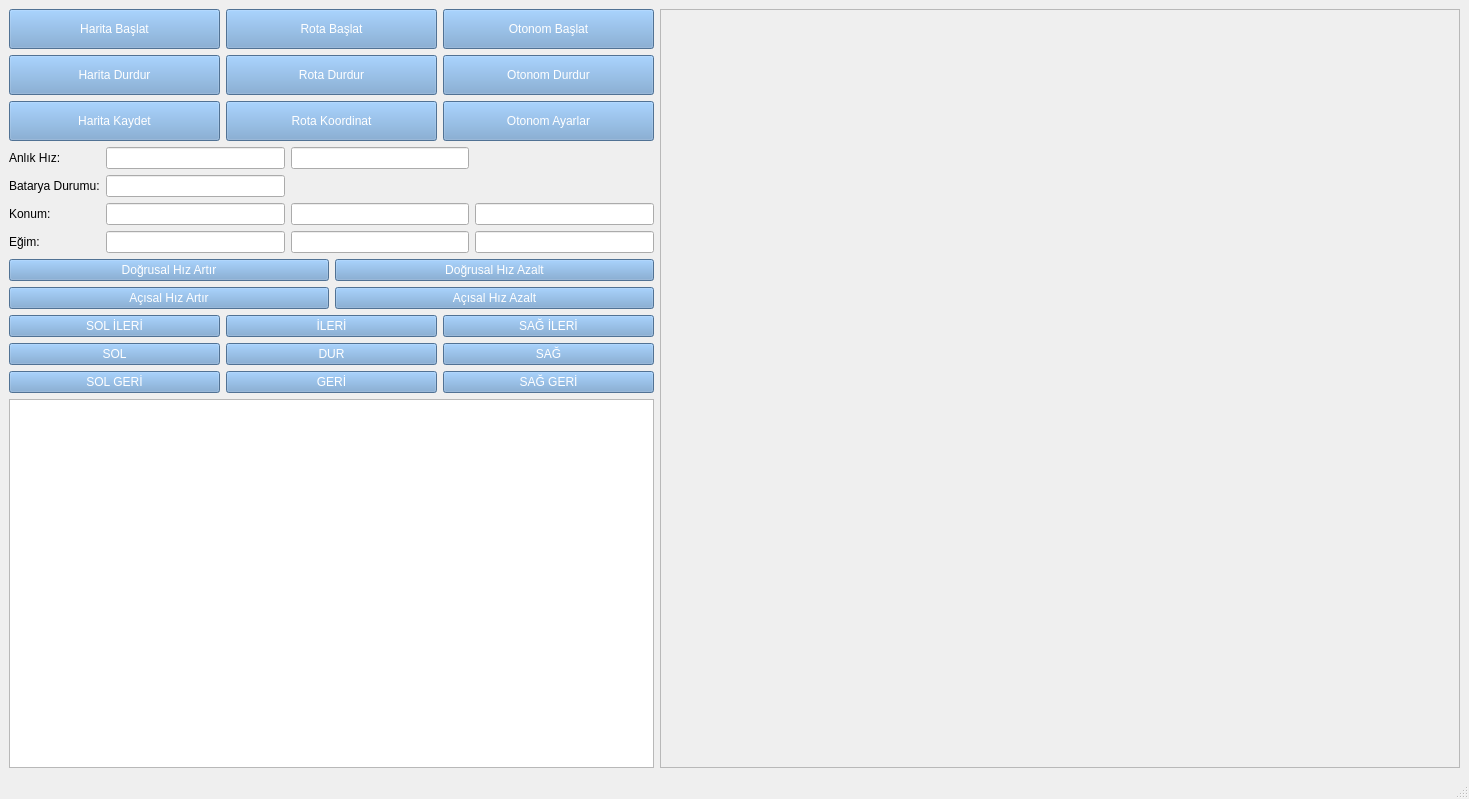
<?xml version="1.0" encoding="UTF-8"?>
<ui version="4.0">
 <class>MainWindow</class>
 <widget class="QMainWindow" name="MainWindow">
  <property name="geometry">
   <rect>
    <x>0</x>
    <y>0</y>
    <width>1469</width>
    <height>799</height>
   </rect>
  </property>
  <property name="windowTitle">
   <string>Kavurlar-Agv</string>
  </property>
  <property name="windowIcon">
   <iconset resource="kavurlar_logo.qrc">
    <normaloff>:/icons/icons/kavurlar_logo.png</normaloff>:/icons/icons/kavurlar_logo.png</iconset>
  </property>
  <widget class="QWidget" name="centralwidget">
   <layout class="QGridLayout" name="gridLayout_4">
    <item row="3" column="3">
     <widget class="QLineEdit" name="positionZ"/>
    </item>
    <item row="4" column="3">
     <widget class="QLineEdit" name="slopeZ"/>
    </item>
    <item row="3" column="1">
     <widget class="QLineEdit" name="positionX">
      <property name="text">
       <string/>
      </property>
     </widget>
    </item>
    <item row="3" column="2">
     <widget class="QLineEdit" name="positionY">
      <property name="text">
       <string/>
      </property>
     </widget>
    </item>
    <item row="4" column="0">
     <widget class="QLabel" name="slopeLabel">
      <property name="text">
       <string>Eğim:</string>
      </property>
     </widget>
    </item>
    <item row="4" column="2">
     <widget class="QLineEdit" name="slopeY"/>
    </item>
    <item row="2" column="1">
     <widget class="QLineEdit" name="statusBattery"/>
    </item>
    <item row="1" column="0">
     <widget class="QLabel" name="instantaneousVelocityLabel">
      <property name="text">
       <string>Anlık Hız:</string>
      </property>
     </widget>
    </item>
    <item row="1" column="2">
     <widget class="QLineEdit" name="instantaneousVelocityY"/>
    </item>
    <item row="3" column="0">
     <widget class="QLabel" name="position">
      <property name="text">
       <string>Konum:</string>
      </property>
     </widget>
    </item>
    <item row="2" column="0">
     <widget class="QLabel" name="statusBatteryLabel">
      <property name="text">
       <string>Batarya Durumu:</string>
      </property>
     </widget>
    </item>
    <item row="4" column="1">
     <widget class="QLineEdit" name="slopeX"/>
    </item>
    <item row="1" column="1">
     <widget class="QLineEdit" name="instantaneousVelocityX"/>
    </item>
    <item row="0" column="4" rowspan="7">
     <widget class="QFrame" name="frame">
      <property name="minimumSize">
       <size>
        <width>800</width>
        <height>700</height>
       </size>
      </property>
      <property name="frameShape">
       <enum>QFrame::StyledPanel</enum>
      </property>
      <property name="frameShadow">
       <enum>QFrame::Raised</enum>
      </property>
     </widget>
    </item>
    <item row="0" column="0" colspan="4">
     <layout class="QGridLayout" name="gridLayout">
      <item row="0" column="0">
       <widget class="QPushButton" name="startMappingButton">
        <property name="minimumSize">
         <size>
          <width>0</width>
          <height>40</height>
         </size>
        </property>
        <property name="baseSize">
         <size>
          <width>30</width>
          <height>100</height>
         </size>
        </property>
        <property name="styleSheet">
         <string notr="true">color: rgb(255, 255, 255);
background-color: rgb(114, 159, 207);</string>
        </property>
        <property name="text">
         <string>Harita Başlat</string>
        </property>
       </widget>
      </item>
      <item row="0" column="1">
       <widget class="QPushButton" name="startRouteButton">
        <property name="minimumSize">
         <size>
          <width>0</width>
          <height>40</height>
         </size>
        </property>
        <property name="styleSheet">
         <string notr="true">color: rgb(255, 255, 255);
background-color: rgb(114, 159, 207);</string>
        </property>
        <property name="text">
         <string>Rota Başlat</string>
        </property>
       </widget>
      </item>
      <item row="0" column="2">
       <widget class="QPushButton" name="startAutonomousButton">
        <property name="minimumSize">
         <size>
          <width>0</width>
          <height>40</height>
         </size>
        </property>
        <property name="styleSheet">
         <string notr="true">color: rgb(255, 255, 255);
background-color: rgb(114, 159, 207);</string>
        </property>
        <property name="text">
         <string>Otonom Başlat</string>
        </property>
       </widget>
      </item>
      <item row="1" column="0">
       <widget class="QPushButton" name="stopMappingButton">
        <property name="minimumSize">
         <size>
          <width>0</width>
          <height>40</height>
         </size>
        </property>
        <property name="styleSheet">
         <string notr="true">color: rgb(255, 255, 255);
background-color: rgb(114, 159, 207);</string>
        </property>
        <property name="text">
         <string>Harita Durdur</string>
        </property>
       </widget>
      </item>
      <item row="1" column="1">
       <widget class="QPushButton" name="stopRouteButton">
        <property name="minimumSize">
         <size>
          <width>0</width>
          <height>40</height>
         </size>
        </property>
        <property name="styleSheet">
         <string notr="true">color: rgb(255, 255, 255);
background-color: rgb(114, 159, 207);</string>
        </property>
        <property name="text">
         <string>Rota Durdur</string>
        </property>
       </widget>
      </item>
      <item row="1" column="2">
       <widget class="QPushButton" name="StopAutonomoustButton">
        <property name="minimumSize">
         <size>
          <width>0</width>
          <height>40</height>
         </size>
        </property>
        <property name="styleSheet">
         <string notr="true">color: rgb(255, 255, 255);
background-color: rgb(114, 159, 207);</string>
        </property>
        <property name="text">
         <string>Otonom Durdur</string>
        </property>
       </widget>
      </item>
      <item row="2" column="0">
       <widget class="QPushButton" name="saveMappingButton">
        <property name="minimumSize">
         <size>
          <width>0</width>
          <height>40</height>
         </size>
        </property>
        <property name="styleSheet">
         <string notr="true">color: rgb(255, 255, 255);
background-color: rgb(114, 159, 207);</string>
        </property>
        <property name="text">
         <string>Harita Kaydet</string>
        </property>
       </widget>
      </item>
      <item row="2" column="1">
       <widget class="QPushButton" name="routeCoordinateButton">
        <property name="minimumSize">
         <size>
          <width>0</width>
          <height>40</height>
         </size>
        </property>
        <property name="styleSheet">
         <string notr="true">color: rgb(255, 255, 255);
background-color: rgb(114, 159, 207);</string>
        </property>
        <property name="text">
         <string>Rota Koordinat</string>
        </property>
       </widget>
      </item>
      <item row="2" column="2">
       <widget class="QPushButton" name="autonomousSettingsButton">
        <property name="minimumSize">
         <size>
          <width>0</width>
          <height>40</height>
         </size>
        </property>
        <property name="styleSheet">
         <string notr="true">color: rgb(255, 255, 255);
background-color: rgb(114, 159, 207);</string>
        </property>
        <property name="text">
         <string>Otonom Ayarlar</string>
        </property>
       </widget>
      </item>
     </layout>
    </item>
    <item row="5" column="0" colspan="4">
     <layout class="QGridLayout" name="gridLayout_3">
      <item row="0" column="0">
       <widget class="QPushButton" name="linearVelocityUp">
        <property name="styleSheet">
         <string notr="true">color: rgb(255, 255, 255);
background-color: rgb(114, 159, 207);</string>
        </property>
        <property name="text">
         <string>Doğrusal Hız Artır</string>
        </property>
       </widget>
      </item>
      <item row="0" column="1">
       <widget class="QPushButton" name="linearVelocityDown">
        <property name="styleSheet">
         <string notr="true">color: rgb(255, 255, 255);
background-color: rgb(114, 159, 207);</string>
        </property>
        <property name="text">
         <string>Doğrusal Hız Azalt</string>
        </property>
       </widget>
      </item>
      <item row="1" column="0">
       <widget class="QPushButton" name="AngularVelocityUp">
        <property name="styleSheet">
         <string notr="true">color: rgb(255, 255, 255);
background-color: rgb(114, 159, 207);</string>
        </property>
        <property name="text">
         <string>Açısal Hız Artır</string>
        </property>
       </widget>
      </item>
      <item row="1" column="1">
       <widget class="QPushButton" name="angularVelocityDown">
        <property name="styleSheet">
         <string notr="true">color: rgb(255, 255, 255);
background-color: rgb(114, 159, 207);</string>
        </property>
        <property name="text">
         <string>Açısal Hız Azalt</string>
        </property>
       </widget>
      </item>
      <item row="2" column="0" colspan="2">
       <layout class="QGridLayout" name="gridLayout_2">
        <item row="0" column="0">
         <widget class="QPushButton" name="leftForwardButton">
          <property name="styleSheet">
           <string notr="true">color: rgb(255, 255, 255);
background-color: rgb(114, 159, 207);</string>
          </property>
          <property name="text">
           <string>SOL İLERİ</string>
          </property>
         </widget>
        </item>
        <item row="0" column="1">
         <widget class="QPushButton" name="forwardButton">
          <property name="styleSheet">
           <string notr="true">color: rgb(255, 255, 255);
background-color: rgb(114, 159, 207);</string>
          </property>
          <property name="text">
           <string>İLERİ</string>
          </property>
         </widget>
        </item>
        <item row="0" column="2">
         <widget class="QPushButton" name="rightForwardButton">
          <property name="styleSheet">
           <string notr="true">color: rgb(255, 255, 255);
background-color: rgb(114, 159, 207);</string>
          </property>
          <property name="text">
           <string>SAĞ İLERİ</string>
          </property>
         </widget>
        </item>
        <item row="1" column="0">
         <widget class="QPushButton" name="leftButton">
          <property name="styleSheet">
           <string notr="true">color: rgb(255, 255, 255);
background-color: rgb(114, 159, 207);</string>
          </property>
          <property name="text">
           <string>SOL</string>
          </property>
         </widget>
        </item>
        <item row="1" column="1">
         <widget class="QPushButton" name="StopButton">
          <property name="styleSheet">
           <string notr="true">color: rgb(255, 255, 255);
background-color: rgb(114, 159, 207);</string>
          </property>
          <property name="text">
           <string>DUR</string>
          </property>
         </widget>
        </item>
        <item row="1" column="2">
         <widget class="QPushButton" name="rightButton">
          <property name="styleSheet">
           <string notr="true">color: rgb(255, 255, 255);
background-color: rgb(114, 159, 207);</string>
          </property>
          <property name="text">
           <string>SAĞ</string>
          </property>
         </widget>
        </item>
        <item row="2" column="0">
         <widget class="QPushButton" name="leftBackwardButton">
          <property name="styleSheet">
           <string notr="true">color: rgb(255, 255, 255);
background-color: rgb(114, 159, 207);</string>
          </property>
          <property name="text">
           <string>SOL GERİ</string>
          </property>
         </widget>
        </item>
        <item row="2" column="1">
         <widget class="QPushButton" name="backwardButton">
          <property name="styleSheet">
           <string notr="true">color: rgb(255, 255, 255);
background-color: rgb(114, 159, 207);</string>
          </property>
          <property name="text">
           <string>GERİ</string>
          </property>
         </widget>
        </item>
        <item row="2" column="2">
         <widget class="QPushButton" name="rightBackwardButton">
          <property name="styleSheet">
           <string notr="true">color: rgb(255, 255, 255);
background-color: rgb(114, 159, 207);</string>
          </property>
          <property name="text">
           <string>SAĞ GERİ</string>
          </property>
         </widget>
        </item>
       </layout>
      </item>
     </layout>
    </item>
    <item row="6" column="0" colspan="4">
     <widget class="QTextEdit" name="textEdit"/>
    </item>
   </layout>
  </widget>
  <widget class="QMenuBar" name="menubar">
   <property name="geometry">
    <rect>
     <x>0</x>
     <y>0</y>
     <width>1469</width>
     <height>22</height>
    </rect>
   </property>
  </widget>
  <widget class="QStatusBar" name="statusbar"/>
 </widget>
 <resources>
  <include location="kavurlar_logo.qrc"/>
 </resources>
 <connections/>
</ui>
